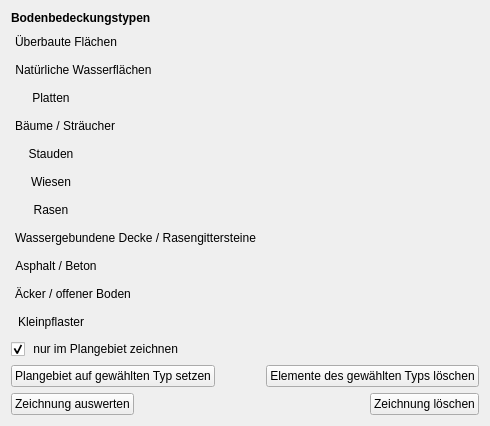
             <widget class="QWidget" name="tab">
              <attribute name="title">
               <string>Nullfall</string>
              </attribute>
              <layout class="QVBoxLayout" name="verticalLayout_5">
               <item>
                <widget class="QLabel" name="label_4">
                 <property name="font">
                  <font>
                   <weight>75</weight>
                   <bold>true</bold>
                  </font>
                 </property>
                 <property name="text">
                  <string>Bodenbedeckungstypen</string>
                 </property>
                </widget>
               </item>
               <item>
                <widget class="QPushButton" name="nullfall_draw_builtup_button">
                 <property name="sizePolicy">
                  <sizepolicy hsizetype="Fixed" vsizetype="Fixed">
                   <horstretch>0</horstretch>
                   <verstretch>0</verstretch>
                  </sizepolicy>
                 </property>
                 <property name="cursor">
                  <cursorShape>PointingHandCursor</cursorShape>
                 </property>
                 <property name="toolTip">
                  <string>&lt;html&gt;&lt;head/&gt;&lt;body&gt;&lt;p&gt;&lt;span style=&quot; font-weight:600;&quot;&gt;Überbaute Flächen&lt;/span&gt;&lt;/p&gt;&lt;p&gt;Startet das Zeichenwerkzeug zum Einzeichnen überbauter Flächen im &lt;span style=&quot; font-style:italic;&quot;&gt;Nullfall&lt;/span&gt;. Umriss abschließen mit Doppel- oder Rechtsklick.&lt;/p&gt;&lt;/body&gt;&lt;/html&gt;</string>
                 </property>
                 <property name="text">
                  <string>Überbaute Flächen</string>
                 </property>
                 <property name="icon">
                  <iconset>
                   <normaloff>../images/iconset_mob/20190619_iconset_mob_sealed_surface_1.png</normaloff>
                   <normalon>../images/iconset_mob/20190619_iconset_mob_sealed_surface_2.png</normalon>../images/iconset_mob/20190619_iconset_mob_sealed_surface_1.png</iconset>
                 </property>
                 <property name="iconSize">
                  <size>
                   <width>24</width>
                   <height>24</height>
                  </size>
                 </property>
                 <property name="checkable">
                  <bool>true</bool>
                 </property>
                 <property name="autoExclusive">
                  <bool>false</bool>
                 </property>
                 <property name="flat">
                  <bool>true</bool>
                 </property>
                </widget>
               </item>
               <item>
                <widget class="QPushButton" name="nullfall_draw_water_button">
                 <property name="sizePolicy">
                  <sizepolicy hsizetype="Maximum" vsizetype="Fixed">
                   <horstretch>0</horstretch>
                   <verstretch>0</verstretch>
                  </sizepolicy>
                 </property>
                 <property name="cursor">
                  <cursorShape>PointingHandCursor</cursorShape>
                 </property>
                 <property name="toolTip">
                  <string>&lt;html&gt;&lt;head/&gt;&lt;body&gt;&lt;p&gt;&lt;span style=&quot; font-weight:600;&quot;&gt;Natürliche Wasserfläche&lt;/span&gt;&lt;/p&gt;&lt;p&gt;Startet das Zeichenwerkzeug zum Einzeichnen natürlicher Wasserflächen im &lt;span style=&quot; font-style:italic;&quot;&gt;Nullfall&lt;/span&gt;. Umriss abschließen mit Doppel- oder Rechtsklick.&lt;/p&gt;&lt;/body&gt;&lt;/html&gt;</string>
                 </property>
                 <property name="text">
                  <string>Natürliche Wasserflächen</string>
                 </property>
                 <property name="icon">
                  <iconset>
                   <normaloff>../images/iconset_mob/20190619_iconset_mob_water_1.png</normaloff>
                   <normalon>../images/iconset_mob/20190619_iconset_mob_water_2.png</normalon>../images/iconset_mob/20190619_iconset_mob_water_1.png</iconset>
                 </property>
                 <property name="iconSize">
                  <size>
                   <width>24</width>
                   <height>24</height>
                  </size>
                 </property>
                 <property name="checkable">
                  <bool>true</bool>
                 </property>
                 <property name="autoExclusive">
                  <bool>false</bool>
                 </property>
                 <property name="flat">
                  <bool>true</bool>
                 </property>
                </widget>
               </item>
               <item>
                <widget class="QPushButton" name="nullfall_draw_plates_button">
                 <property name="sizePolicy">
                  <sizepolicy hsizetype="Fixed" vsizetype="Fixed">
                   <horstretch>0</horstretch>
                   <verstretch>0</verstretch>
                  </sizepolicy>
                 </property>
                 <property name="cursor">
                  <cursorShape>PointingHandCursor</cursorShape>
                 </property>
                 <property name="toolTip">
                  <string>&lt;html&gt;&lt;head/&gt;&lt;body&gt;&lt;p&gt;&lt;span style=&quot; font-weight:600;&quot;&gt;Platten&lt;/span&gt;&lt;/p&gt;&lt;p&gt;Startet das Zeichenwerkzeug zum Einzeichnen von mit Platten belegten Flächen im &lt;span style=&quot; font-style:italic;&quot;&gt;Nullfall&lt;/span&gt;. Umriss abschließen mit Doppel- oder Rechtsklick.&lt;/p&gt;&lt;/body&gt;&lt;/html&gt;</string>
                 </property>
                 <property name="text">
                  <string>Platten</string>
                 </property>
                 <property name="icon">
                  <iconset>
                   <normaloff>../images/iconset_mob/20190619_iconset_mob_flagstone_1.png</normaloff>
                   <normalon>../images/iconset_mob/20190619_iconset_mob_flagstone_2.png</normalon>../images/iconset_mob/20190619_iconset_mob_flagstone_1.png</iconset>
                 </property>
                 <property name="iconSize">
                  <size>
                   <width>24</width>
                   <height>24</height>
                  </size>
                 </property>
                 <property name="checkable">
                  <bool>true</bool>
                 </property>
                 <property name="autoExclusive">
                  <bool>false</bool>
                 </property>
                 <property name="flat">
                  <bool>true</bool>
                 </property>
                </widget>
               </item>
               <item>
                <widget class="QPushButton" name="nullfall_draw_trees_button">
                 <property name="sizePolicy">
                  <sizepolicy hsizetype="Fixed" vsizetype="Fixed">
                   <horstretch>0</horstretch>
                   <verstretch>0</verstretch>
                  </sizepolicy>
                 </property>
                 <property name="cursor">
                  <cursorShape>PointingHandCursor</cursorShape>
                 </property>
                 <property name="toolTip">
                  <string>&lt;html&gt;&lt;head/&gt;&lt;body&gt;&lt;p&gt;&lt;span style=&quot; font-weight:600;&quot;&gt;Bäume oder Sträucher&lt;/span&gt;&lt;/p&gt;&lt;p&gt;Startet das Zeichenwerkzeug zum Einzeichnen von Flächen mit Bäumen oder Sträuchern im &lt;span style=&quot; font-style:italic;&quot;&gt;Nullfall&lt;/span&gt;. Umriss abschließen mit Doppel- oder Rechtsklick.&lt;/p&gt;&lt;/body&gt;&lt;/html&gt;</string>
                 </property>
                 <property name="text">
                  <string>Bäume / Sträucher</string>
                 </property>
                 <property name="icon">
                  <iconset>
                   <normaloff>../images/iconset_mob/20190619_iconset_mob_trees_1.png</normaloff>
                   <normalon>../images/iconset_mob/20190619_iconset_mob_trees_2.png</normalon>../images/iconset_mob/20190619_iconset_mob_trees_1.png</iconset>
                 </property>
                 <property name="iconSize">
                  <size>
                   <width>24</width>
                   <height>24</height>
                  </size>
                 </property>
                 <property name="checkable">
                  <bool>true</bool>
                 </property>
                 <property name="autoExclusive">
                  <bool>false</bool>
                 </property>
                 <property name="flat">
                  <bool>true</bool>
                 </property>
                </widget>
               </item>
               <item>
                <widget class="QPushButton" name="nullfall_draw_perennial_button">
                 <property name="sizePolicy">
                  <sizepolicy hsizetype="Fixed" vsizetype="Fixed">
                   <horstretch>0</horstretch>
                   <verstretch>0</verstretch>
                  </sizepolicy>
                 </property>
                 <property name="cursor">
                  <cursorShape>PointingHandCursor</cursorShape>
                 </property>
                 <property name="toolTip">
                  <string>&lt;html&gt;&lt;head/&gt;&lt;body&gt;&lt;p&gt;&lt;span style=&quot; font-weight:600;&quot;&gt;Stauden&lt;/span&gt;&lt;/p&gt;&lt;p&gt;Startet das Zeichenwerkzeug zum Einzeichnen von Flächen mit Stauden im &lt;span style=&quot; font-style:italic;&quot;&gt;Nullfall&lt;/span&gt;. Umriss abschließen mit Doppel- oder Rechtsklick.&lt;/p&gt;&lt;/body&gt;&lt;/html&gt;</string>
                 </property>
                 <property name="text">
                  <string>Stauden</string>
                 </property>
                 <property name="icon">
                  <iconset>
                   <normaloff>../images/iconset_mob/20190619_iconset_mob_perennial_herb_1.png</normaloff>
                   <normalon>../images/iconset_mob/20190619_iconset_mob_perennial_herb_2.png</normalon>../images/iconset_mob/20190619_iconset_mob_perennial_herb_1.png</iconset>
                 </property>
                 <property name="iconSize">
                  <size>
                   <width>24</width>
                   <height>24</height>
                  </size>
                 </property>
                 <property name="checkable">
                  <bool>true</bool>
                 </property>
                 <property name="autoExclusive">
                  <bool>false</bool>
                 </property>
                 <property name="flat">
                  <bool>true</bool>
                 </property>
                </widget>
               </item>
               <item>
                <widget class="QPushButton" name="nullfall_draw_meadow_button">
                 <property name="sizePolicy">
                  <sizepolicy hsizetype="Fixed" vsizetype="Fixed">
                   <horstretch>0</horstretch>
                   <verstretch>0</verstretch>
                  </sizepolicy>
                 </property>
                 <property name="cursor">
                  <cursorShape>PointingHandCursor</cursorShape>
                 </property>
                 <property name="toolTip">
                  <string>&lt;html&gt;&lt;head/&gt;&lt;body&gt;&lt;p&gt;&lt;span style=&quot; font-weight:600;&quot;&gt;Wiese&lt;/span&gt;&lt;/p&gt;&lt;p&gt;Startet das Zeichenwerkzeug zum Einzeichnen von Flächen mit Wiesen im &lt;span style=&quot; font-style:italic;&quot;&gt;Nullfall&lt;/span&gt;. Umriss abschließen mit Doppel- oder Rechtsklick.&lt;/p&gt;&lt;/body&gt;&lt;/html&gt;</string>
                 </property>
                 <property name="text">
                  <string>Wiesen</string>
                 </property>
                 <property name="icon">
                  <iconset>
                   <normaloff>../images/iconset_mob/20190619_iconset_mob_meadow_1.png</normaloff>
                   <normalon>../images/iconset_mob/20190619_iconset_mob_meadow_2.png</normalon>../images/iconset_mob/20190619_iconset_mob_meadow_1.png</iconset>
                 </property>
                 <property name="iconSize">
                  <size>
                   <width>24</width>
                   <height>24</height>
                  </size>
                 </property>
                 <property name="checkable">
                  <bool>true</bool>
                 </property>
                 <property name="autoExclusive">
                  <bool>false</bool>
                 </property>
                 <property name="flat">
                  <bool>true</bool>
                 </property>
                </widget>
               </item>
               <item>
                <widget class="QPushButton" name="nullfall_draw_lawn_button">
                 <property name="sizePolicy">
                  <sizepolicy hsizetype="Fixed" vsizetype="Fixed">
                   <horstretch>0</horstretch>
                   <verstretch>0</verstretch>
                  </sizepolicy>
                 </property>
                 <property name="cursor">
                  <cursorShape>PointingHandCursor</cursorShape>
                 </property>
                 <property name="toolTip">
                  <string>&lt;html&gt;&lt;head/&gt;&lt;body&gt;&lt;p&gt;&lt;span style=&quot; font-weight:600;&quot;&gt;Rasen&lt;/span&gt;&lt;/p&gt;&lt;p&gt;Startet das Zeichenwerkzeug zum Einzeichnen von Flächen mit Rasen im &lt;span style=&quot; font-style:italic;&quot;&gt;Nullfall&lt;/span&gt;. Umriss abschließen mit Doppel- oder Rechtsklick.&lt;/p&gt;&lt;/body&gt;&lt;/html&gt;</string>
                 </property>
                 <property name="text">
                  <string>Rasen</string>
                 </property>
                 <property name="icon">
                  <iconset>
                   <normaloff>../images/iconset_mob/20190619_iconset_mob_lawn_1.png</normaloff>
                   <normalon>../images/iconset_mob/20190619_iconset_mob_lawn_2.png</normalon>../images/iconset_mob/20190619_iconset_mob_lawn_1.png</iconset>
                 </property>
                 <property name="iconSize">
                  <size>
                   <width>24</width>
                   <height>24</height>
                  </size>
                 </property>
                 <property name="checkable">
                  <bool>true</bool>
                 </property>
                 <property name="autoExclusive">
                  <bool>false</bool>
                 </property>
                 <property name="flat">
                  <bool>true</bool>
                 </property>
                </widget>
               </item>
               <item>
                <widget class="QPushButton" name="nullfall_draw_cover_button">
                 <property name="sizePolicy">
                  <sizepolicy hsizetype="Fixed" vsizetype="Fixed">
                   <horstretch>0</horstretch>
                   <verstretch>0</verstretch>
                  </sizepolicy>
                 </property>
                 <property name="cursor">
                  <cursorShape>PointingHandCursor</cursorShape>
                 </property>
                 <property name="toolTip">
                  <string>&lt;html&gt;&lt;head/&gt;&lt;body&gt;&lt;p&gt;&lt;span style=&quot; font-weight:600;&quot;&gt;Wassergebundene Decke oder Rasengittersteine&lt;/span&gt;&lt;/p&gt;&lt;p&gt;Startet das Zeichenwerkzeug zum Einzeichnen von Flächen mit wassergebundener Decke oder Rasengittersteinen im &lt;span style=&quot; font-style:italic;&quot;&gt;Nullfall&lt;/span&gt;. Umriss abschließen mit Doppel- oder Rechtsklick.&lt;/p&gt;&lt;/body&gt;&lt;/html&gt;</string>
                 </property>
                 <property name="text">
                  <string>Wassergebundene Decke / Rasengittersteine</string>
                 </property>
                 <property name="icon">
                  <iconset>
                   <normaloff>../images/iconset_mob/20190619_iconset_mob_gravel_1.png</normaloff>
                   <normalon>../images/iconset_mob/20190619_iconset_mob_gravel_2.png</normalon>../images/iconset_mob/20190619_iconset_mob_gravel_1.png</iconset>
                 </property>
                 <property name="iconSize">
                  <size>
                   <width>24</width>
                   <height>24</height>
                  </size>
                 </property>
                 <property name="checkable">
                  <bool>true</bool>
                 </property>
                 <property name="autoExclusive">
                  <bool>false</bool>
                 </property>
                 <property name="flat">
                  <bool>true</bool>
                 </property>
                </widget>
               </item>
               <item>
                <widget class="QPushButton" name="nullfall_draw_concrete_button">
                 <property name="sizePolicy">
                  <sizepolicy hsizetype="Fixed" vsizetype="Fixed">
                   <horstretch>0</horstretch>
                   <verstretch>0</verstretch>
                  </sizepolicy>
                 </property>
                 <property name="cursor">
                  <cursorShape>PointingHandCursor</cursorShape>
                 </property>
                 <property name="toolTip">
                  <string>&lt;html&gt;&lt;head/&gt;&lt;body&gt;&lt;p&gt;&lt;span style=&quot; font-weight:600;&quot;&gt;Asphalt oder Beton&lt;/span&gt;&lt;/p&gt;&lt;p&gt;Startet das Zeichenwerkzeug zum Einzeichnen von Flächen mit Asphalt oder Beton im &lt;span style=&quot; font-style:italic;&quot;&gt;Nullfall&lt;/span&gt;. Umriss abschließen mit Doppel- oder Rechtsklick.&lt;/p&gt;&lt;/body&gt;&lt;/html&gt;</string>
                 </property>
                 <property name="text">
                  <string>Asphalt / Beton</string>
                 </property>
                 <property name="icon">
                  <iconset>
                   <normaloff>../images/iconset_mob/20190619_iconset_mob_asphalt_1.png</normaloff>
                   <normalon>../images/iconset_mob/20190619_iconset_mob_asphalt_2.png</normalon>../images/iconset_mob/20190619_iconset_mob_asphalt_1.png</iconset>
                 </property>
                 <property name="iconSize">
                  <size>
                   <width>24</width>
                   <height>24</height>
                  </size>
                 </property>
                 <property name="checkable">
                  <bool>true</bool>
                 </property>
                 <property name="autoExclusive">
                  <bool>false</bool>
                 </property>
                 <property name="flat">
                  <bool>true</bool>
                 </property>
                </widget>
               </item>
               <item>
                <widget class="QPushButton" name="nullfall_draw_field_button">
                 <property name="sizePolicy">
                  <sizepolicy hsizetype="Fixed" vsizetype="Fixed">
                   <horstretch>0</horstretch>
                   <verstretch>0</verstretch>
                  </sizepolicy>
                 </property>
                 <property name="cursor">
                  <cursorShape>PointingHandCursor</cursorShape>
                 </property>
                 <property name="toolTip">
                  <string>&lt;html&gt;&lt;head/&gt;&lt;body&gt;&lt;p&gt;&lt;span style=&quot; font-weight:600;&quot;&gt;Offener Boden, Acker&lt;/span&gt;&lt;/p&gt;&lt;p&gt;Startet das Zeichenwerkzeug zum Einzeichnen von Flächen mit offenem Boden oder Acker im &lt;span style=&quot; font-style:italic;&quot;&gt;Nullfall&lt;/span&gt;. Umriss abschließen mit Doppel- oder Rechtsklick.&lt;/p&gt;&lt;/body&gt;&lt;/html&gt;</string>
                 </property>
                 <property name="text">
                  <string>Äcker / offener Boden</string>
                 </property>
                 <property name="icon">
                  <iconset>
                   <normaloff>../images/iconset_mob/20190619_iconset_mob_field_1.png</normaloff>
                   <normalon>../images/iconset_mob/20190619_iconset_mob_field_2.png</normalon>../images/iconset_mob/20190619_iconset_mob_field_1.png</iconset>
                 </property>
                 <property name="iconSize">
                  <size>
                   <width>24</width>
                   <height>24</height>
                  </size>
                 </property>
                 <property name="checkable">
                  <bool>true</bool>
                 </property>
                 <property name="autoExclusive">
                  <bool>false</bool>
                 </property>
                 <property name="flat">
                  <bool>true</bool>
                 </property>
                </widget>
               </item>
               <item>
                <widget class="QPushButton" name="nullfall_draw_paving_button">
                 <property name="sizePolicy">
                  <sizepolicy hsizetype="Fixed" vsizetype="Fixed">
                   <horstretch>0</horstretch>
                   <verstretch>0</verstretch>
                  </sizepolicy>
                 </property>
                 <property name="cursor">
                  <cursorShape>PointingHandCursor</cursorShape>
                 </property>
                 <property name="toolTip">
                  <string>&lt;html&gt;&lt;head/&gt;&lt;body&gt;&lt;p&gt;&lt;span style=&quot; font-weight:600;&quot;&gt;Kleinpflaster&lt;/span&gt;&lt;/p&gt;&lt;p&gt;Startet das Zeichenwerkzeug zum Einzeichnen von Flächen mit Kleinpflaster im &lt;span style=&quot; font-style:italic;&quot;&gt;Nullfall&lt;/span&gt;. Umriss abschließen mit Doppel- oder Rechtsklick.&lt;/p&gt;&lt;/body&gt;&lt;/html&gt;</string>
                 </property>
                 <property name="text">
                  <string>Kleinpflaster</string>
                 </property>
                 <property name="icon">
                  <iconset>
                   <normaloff>../images/iconset_mob/20190619_iconset_mob_pavement_1.png</normaloff>
                   <normalon>../images/iconset_mob/20190619_iconset_mob_pavement_2.png</normalon>../images/iconset_mob/20190619_iconset_mob_pavement_1.png</iconset>
                 </property>
                 <property name="iconSize">
                  <size>
                   <width>24</width>
                   <height>24</height>
                  </size>
                 </property>
                 <property name="checkable">
                  <bool>true</bool>
                 </property>
                 <property name="autoExclusive">
                  <bool>false</bool>
                 </property>
                 <property name="flat">
                  <bool>true</bool>
                 </property>
                </widget>
               </item>
               <item>
                <layout class="QHBoxLayout" name="horizontalLayout_7">
                 <item>
                  <widget class="QCheckBox" name="nullfall_in_area_only_check">
                   <property name="toolTip">
                    <string>&lt;html&gt;&lt;head/&gt;&lt;body&gt;&lt;p&gt;&lt;span style=&quot; font-weight:600;&quot;&gt;Nur im Plangebiet zeichnen&lt;/span&gt;&lt;/p&gt;&lt;p&gt;Beschränkt die Zeichnung auf die Grenzen des Plangebietes. Wird ausserhalb gezeichnet, werden die entsprechenden Stellen an den Grenzen des Plangebietes abgeschnitten.&lt;/p&gt;&lt;/body&gt;&lt;/html&gt;</string>
                   </property>
                   <property name="text">
                    <string> nur im Plangebiet zeichnen</string>
                   </property>
                   <property name="checked">
                    <bool>true</bool>
                   </property>
                  </widget>
                 </item>
                 <item>
                  <spacer name="horizontalSpacer_2">
                   <property name="orientation">
                    <enum>Qt::Horizontal</enum>
                   </property>
                   <property name="sizeHint" stdset="0">
                    <size>
                     <width>40</width>
                     <height>20</height>
                    </size>
                   </property>
                  </spacer>
                 </item>
                </layout>
               </item>
               <item>
                <layout class="QHBoxLayout" name="horizontalLayout">
                 <item>
                  <widget class="QPushButton" name="nullfall_apply_type_button">
                   <property name="toolTip">
                    <string>&lt;html&gt;&lt;head/&gt;&lt;body&gt;&lt;p&gt;&lt;span style=&quot; font-weight:600;&quot;&gt;Plangebiet auf gewählten Typ setzen&lt;/span&gt;&lt;/p&gt;&lt;p&gt;Setzt das gesamten Plangebiet auf den Typ des gewählten Zeichenwerkzeuges im &lt;span style=&quot; font-style:italic;&quot;&gt;Nullfall&lt;/span&gt;. &lt;br/&gt;Erfordert ein ausgewähltes Zeichenwerkzeug.&lt;/p&gt;&lt;/body&gt;&lt;/html&gt;</string>
                   </property>
                   <property name="text">
                    <string>Plangebiet auf gewählten Typ setzen</string>
                   </property>
                  </widget>
                 </item>
                 <item>
                  <spacer name="horizontalSpacer_9">
                   <property name="orientation">
                    <enum>Qt::Horizontal</enum>
                   </property>
                   <property name="sizeType">
                    <enum>QSizePolicy::Fixed</enum>
                   </property>
                   <property name="sizeHint" stdset="0">
                    <size>
                     <width>5</width>
                     <height>20</height>
                    </size>
                   </property>
                  </spacer>
                 </item>
                 <item>
                  <spacer name="horizontalSpacer">
                   <property name="orientation">
                    <enum>Qt::Horizontal</enum>
                   </property>
                   <property name="sizeHint" stdset="0">
                    <size>
                     <width>40</width>
                     <height>20</height>
                    </size>
                   </property>
                  </spacer>
                 </item>
                 <item>
                  <widget class="QPushButton" name="nullfall_remove_type_button">
                   <property name="toolTip">
                    <string>&lt;html&gt;&lt;head/&gt;&lt;body&gt;&lt;p&gt;&lt;span style=&quot; font-weight:600;&quot;&gt;Elemente des gewählten Typs löschen&lt;/span&gt;&lt;/p&gt;&lt;p&gt;Löscht alle im &lt;span style=&quot; font-style:italic;&quot;&gt;Nullfall&lt;/span&gt; eingezeichneten Flächen des gewählten Typs.&lt;br&gt;Erfordert ein ausgewähltes Zeichenwerkzeug.&lt;/p&gt;&lt;/body&gt;&lt;/html&gt;</string>
                   </property>
                   <property name="text">
                    <string>Elemente des gewählten Typs löschen</string>
                   </property>
                   <property name="icon">
                    <iconset>
                     <normalon>../images/iconset_mob/20190619_iconset_mob_delete_1.png</normalon>
                    </iconset>
                   </property>
                  </widget>
                 </item>
                </layout>
               </item>
               <item>
                <layout class="QHBoxLayout" name="horizontalLayout_4">
                 <property name="topMargin">
                  <number>0</number>
                 </property>
                 <item>
                  <widget class="QPushButton" name="nullfall_analyse_drawing_button">
                   <property name="sizePolicy">
                    <sizepolicy hsizetype="Fixed" vsizetype="Fixed">
                     <horstretch>0</horstretch>
                     <verstretch>0</verstretch>
                    </sizepolicy>
                   </property>
                   <property name="toolTip">
                    <string>&lt;html&gt;&lt;head/&gt;&lt;body&gt;&lt;p&gt;&lt;span style=&quot; font-weight:600;&quot;&gt;Zeichnung auswerten&lt;/span&gt;&lt;/p&gt;&lt;p&gt;Tabelle mit den aktuellen Anteilen der Bodenbedeckungstypen in der Zeichnung für den &lt;span style=&quot; font-style:italic;&quot;&gt;Nullfall&lt;/span&gt; anzeigen.&lt;/p&gt;&lt;/body&gt;&lt;/html&gt;</string>
                   </property>
                   <property name="layoutDirection">
                    <enum>Qt::LeftToRight</enum>
                   </property>
                   <property name="text">
                    <string>Zeichnung auswerten</string>
                   </property>
                   <property name="icon">
                    <iconset>
                     <normaloff>../images/iconset_mob/20190619_iconset_mob_calculate_values_1.png</normaloff>../images/iconset_mob/20190619_iconset_mob_calculate_values_1.png</iconset>
                   </property>
                   <property name="iconSize">
                    <size>
                     <width>16</width>
                     <height>16</height>
                    </size>
                   </property>
                  </widget>
                 </item>
                 <item>
                  <spacer name="horizontalSpacer_4">
                   <property name="orientation">
                    <enum>Qt::Horizontal</enum>
                   </property>
                   <property name="sizeHint" stdset="0">
                    <size>
                     <width>40</width>
                     <height>20</height>
                    </size>
                   </property>
                  </spacer>
                 </item>
                 <item>
                  <widget class="QPushButton" name="nullfall_remove_drawing_button">
                   <property name="sizePolicy">
                    <sizepolicy hsizetype="Fixed" vsizetype="Fixed">
                     <horstretch>0</horstretch>
                     <verstretch>0</verstretch>
                    </sizepolicy>
                   </property>
                   <property name="toolTip">
                    <string>&lt;html&gt;&lt;head/&gt;&lt;body&gt;&lt;p&gt;&lt;span style=&quot; font-weight:600;&quot;&gt;Zeichnung löschen&lt;/span&gt;&lt;/p&gt;&lt;p&gt;Löscht alle bisher im &lt;span style=&quot; font-style:italic;&quot;&gt;Nullfall&lt;/span&gt; eingezeichneten Bodenbedeckungen.&lt;/p&gt;&lt;/body&gt;&lt;/html&gt;</string>
                   </property>
                   <property name="layoutDirection">
                    <enum>Qt::LeftToRight</enum>
                   </property>
                   <property name="text">
                    <string>Zeichnung löschen</string>
                   </property>
                   <property name="icon">
                    <iconset>
                     <normaloff>../images/iconset_mob/20190619_iconset_mob_delete_1.png</normaloff>../images/iconset_mob/20190619_iconset_mob_delete_1.png</iconset>
                   </property>
                   <property name="iconSize">
                    <size>
                     <width>16</width>
                     <height>16</height>
                    </size>
                   </property>
                  </widget>
                 </item>
                </layout>
               </item>
              </layout>
             </widget>
